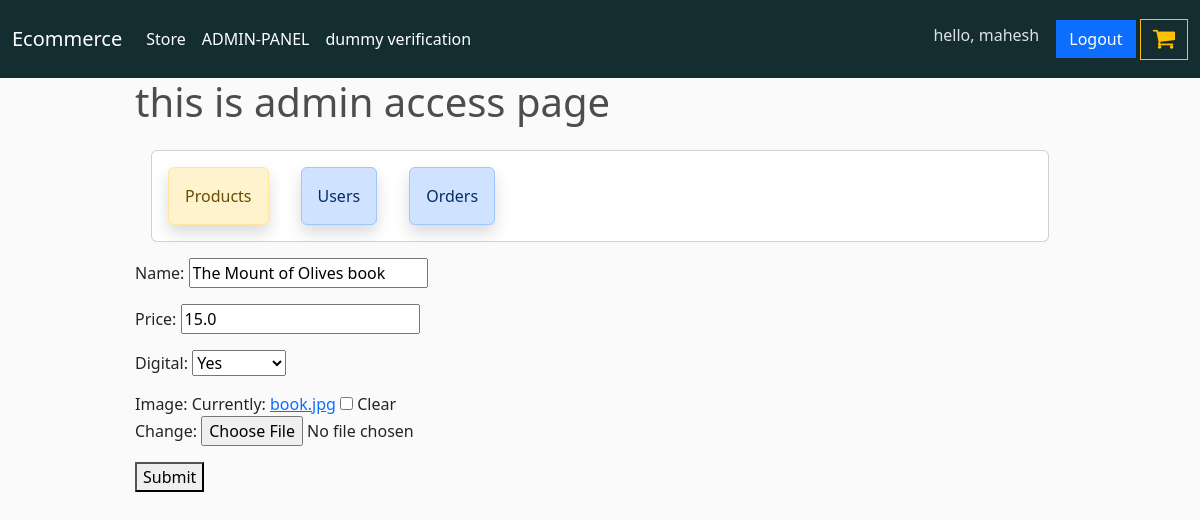
Screenshot of /admin-access/update-product/9/ (signed in) with the database file from the repository.
### store/models.py (models this page shows, shortened)
class Product(models.Model):
    name = models.CharField(max_length = 100, null = True)
    price = models.FloatField()
    digital = models.BooleanField(default = False, null = True, blank = False)
    image = models.ImageField(blank=True, null=True)
    created_at = models.DateTimeField(auto_now_add = True)
    updated_at = models.DateTimeField(auto_now = True)
    class Meta:
        ordering = [ '-updated_at', '-created_at']

### admin_access/views.py (the view)
# urls.py: path('update-product/<int:product_id>/', addOrUpdateProduct, name='update-product'),
@user_passes_test(is_superuser, login_url='account-login')
def addOrUpdateProduct(request, product_id=None):
    if product_id:
        product = get_object_or_404(Product, id = product_id)
    else:
        product = None
    if request.method == 'POST':
        form = ProductForm(request.POST, request.FILES, instance=product)
        if form.is_valid():
            form.save()
            return redirect(reverse('admin-products'))
    else:
        form = ProductForm(instance=product)
    return render(request, 'admin_access/product_form.html', {'productform':form})

### admin_access/forms.py
class ProductForm(ModelForm):
    class Meta:
        model = Product
        fields = ['name','price','digital','image']

### admin_access/views.py (called while the page is built)
def is_superuser(user):
    return user.is_superuser

### admin_access/templates/admin_access/product_form.html (shortened to what this page needs)
{% extends 'admin_access/admin_home.html' %}
{% load static %}
{% block admin_content %}
<form method="post" enctype="multipart/form-data">
    {{ productform.as_p }}
    <button type="submit">Submit</button>
</form>
{% endblock %}

### store/templates/navbar.html (shortened to what this page needs)
    <nav class="navbar navbar-expand-lg bg-dark navbar-dark" data-bs-theme="dark">
        <div class="container-fluid">
        <a class="navbar-brand" href="{% url 'store' %}">Ecommerce</a>
        <div class="collapse navbar-collapse" id="navbarSupportedContent">
            <ul class="navbar-nav me-auto mb-2 mb-lg-0">
                <li class="nav-item">
                    <a class="nav-link active" aria-current="page" href="{% url 'store' %}">Store</a>
                </li>
                {% if user.is_superuser %}
                <li class="nav-item">
                    <a class="nav-link active" aria-current="page" href="{% url 'admin-home' %}">ADMIN-PANEL</a>
                </li>
                {% endif %}
                <li class="nav-item">
                    <a class="nav-link active" aria-current="page" href="{% url 'dummy-check' %}">dummy verification</a>
                </li>
            </ul>
            <div class="form-inline my-2">
                {% if user.is_authenticated %}
                <h6 class="btn">hello, {{user.username}}</h6>
                <a href="{% url 'account-logout' %}" class="btn btn-primary my-2 my-sm-0">Logout</a>
                {% else %}
                <a href="{% url 'account-login' %}" class="btn btn-primary my-2 my-sm-0">Login</a>
                {% endif %}
                <a href="{% url 'cart' %}" class="btn btn-outline-warning my-2 my-sm-0">
                    <i class="fa" style="font-size:24px">&#xf07a;</i>
                </a>
            </div>
        </div>
        </div>
    </nav>

### static/css/main.css (style rules this page uses)
body { background-color: hsl(0, 0%, 98%); }
h1,h2,h3,h4,h5,h6 { color:hsl(0, 0%, 30%); }
.bg-dark { background-color: #132d30!important; }
.btn { border-radius: 0; }

### static/css/store.css (style rules this page uses)
.btn { border-radius: 0; }

### rows the page displays
Product: name "The Mount of Olives book", price "15.0", digital "Yes"

### other values shown
{{ user.username }} "mahesh"
